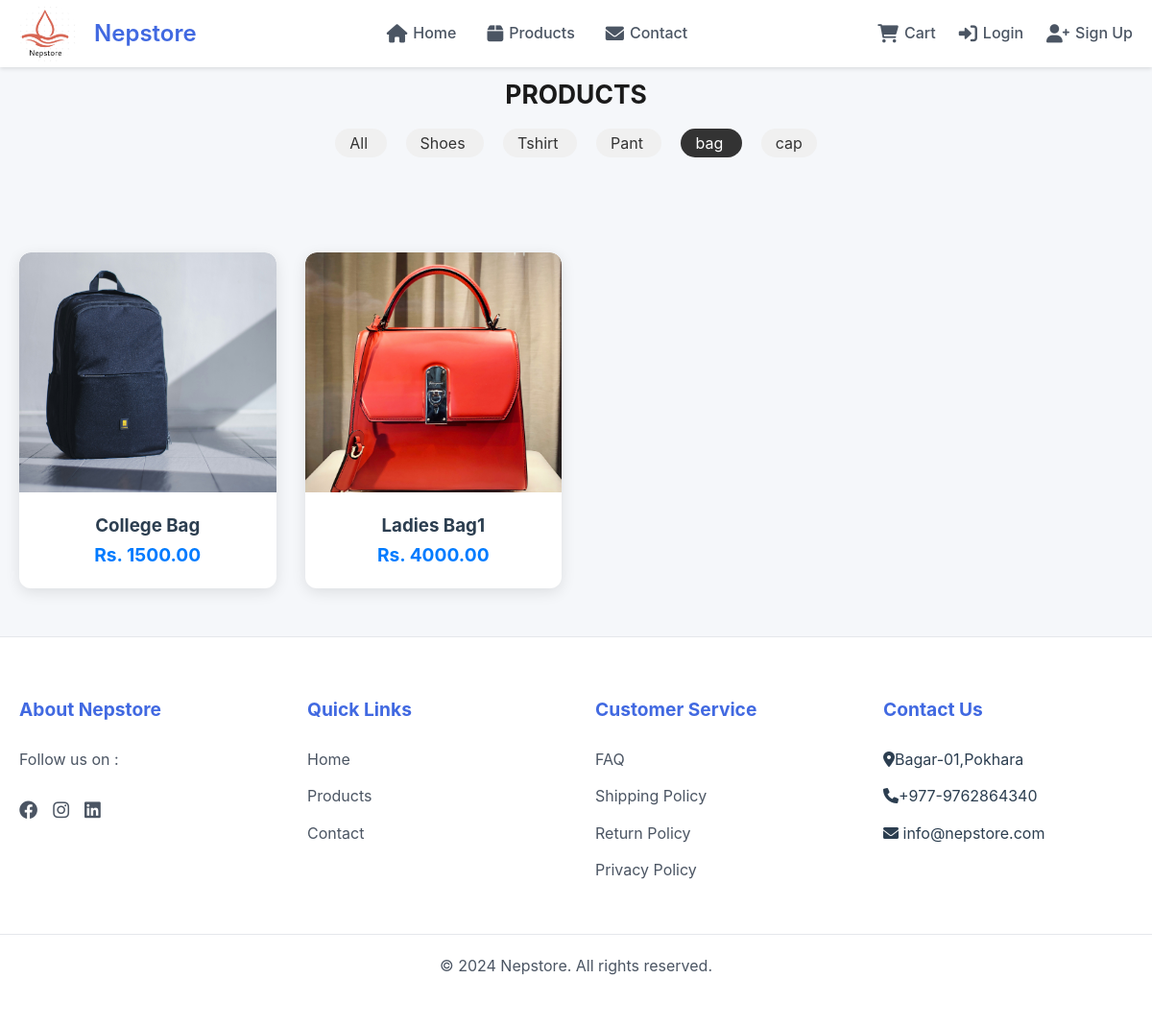
/products/?category=bag, run on the app's committed database.
### nepmart/models.py (models this page shows, shortened)
class Category(models.Model):
    name = models.CharField(max_length=100)
    slug = models.SlugField(unique=True, blank=True, null=True)
    class Meta:
        verbose_name_plural = 'Categories'

class Product(models.Model):
    name = models.CharField(max_length=200)
    slug = models.SlugField(unique=True, blank=True, null=True)
    category = models.ForeignKey(Category, on_delete=models.SET_NULL, null=True, blank=True, related_name='products')
    image = models.ImageField(upload_to='products/')
    brand = models.CharField(max_length=100)
    price = models.DecimalField(max_digits=10, decimal_places=2)
    old_price = models.DecimalField(max_digits=10, decimal_places=2, null=True, blank=True)
    discount = models.IntegerField(null=True, blank=True)
    description = models.TextField()
    reviews = models.IntegerField(default=0)
    created_at = models.DateTimeField(auto_now_add=True)

### nepmart/views.py (the view)
# urls.py: path('products/', product_list, name='product_list'),
def product_list(request):
    category_slug = request.GET.get('category')
    products = Product.objects.all()
    categories = Category.objects.all()
    if category_slug:
        category = get_object_or_404(Category, slug=category_slug)
        products = products.filter(category=category)
    context = {
        'products': products,
        'categories': categories,
        'current_category': category_slug
    }
    return render(request, 'product.html', context)

### nepmart/templates/product.html
{% extends 'base.html' %}
{% load static %}
{% block content %}
<link rel="stylesheet" href="{% static 'css/product.css' %}">
<link rel="stylesheet" href="{% static 'css/category.css' %}">
{% include 'product_list.html' %}
{% endblock %}

### nepmart/templates/product_list.html
<div class="product-title"><h2>PRODUCTS</h2></div>
<div class="category-filters">
    <a href="{% url 'product_list' %}" class="category-link {% if not current_category %}active{% endif %}" style="text-decoration: none;">
      All
    </a>
    {% for category in categories %}
    <a href="{% url 'product_list' %}?category={{ category.slug }}" class="category-link {% if current_category == category.slug %}active{% endif %}">
        {{ category.name }}
    </a>
    {% endfor %}
</div>
<div class="product-container">
    {% for product in products %}
    <div class="product-card">
        <a href="{% url 'product_detail' product.id %}">
            <img src="{{ product.image.url }}" alt="{{ product.name }}" class="product-img">
            <div class="product-info">
                <h3>{{ product.name }}</h3>
                <p class="price">Rs. {{ product.price }}</p>
            </div>
        </a>
    </div>
    {% endfor %}
</div>

### nepmart/static/css/style.css (style rules this page uses)
:root { --primary-color: #4a90e2; --secondary-color: #f5f7fa; --text-color: #2c3e50; --light-gray: #eef2f7; --border-color: #e1e8ed; --success-color: #2ecc71; --error-color: #e74c3c; --shadow: 0 2px 10px rgba(0, 0, 0, 0.05); --transition: all 0.3s ease; }
* { margin: 0; padding: 0; box-sizing: border-box; }
body { font-family: 'Inter', -apple-system, BlinkMacSystemFont, 'Segoe UI', Roboto, sans-serif; line-height: 1.6; color: var(--text-color); background-color: var(--secondary-color); }

### nepmart/static/css/navbar.css (style rules this page uses)
* { margin: 0; padding: 0; box-sizing: border-box; }

### nepmart/static/css/home.css (style rules this page uses)
.product-card { background: white; border-radius: 12px; overflow: hidden; box-shadow: var(--shadow); transition: var(--transition); }
.product-info { padding: 20px; }
.product-title { font-size: 1.2rem; color: var(--text-color); margin-bottom: 10px; font-weight: 600; }

### nepmart/static/css/product.css (style rules this page uses)
.product-container { display: grid; grid-template-columns: repeat(auto-fill, minmax(250px, 1fr)); gap: 30px; max-width: 1200px; margin: 100px auto 50px; padding: 0 20px; }
.product-card { background: white; border-radius: 12px; box-shadow: 0 4px 15px rgba(0, 0, 0, 0.1); overflow: hidden; text-align: center; transition: all 0.3s ease; position: relative; display: flex; flex-direction: column; }
.product-card a { text-decoration: none; color: inherit; display: flex; flex-direction: column; height: 100%; }
.product-img { width: 100%; height: 250px; object-fit: cover; border-radius: 12px 12px 0 0; }
.product-info { padding: 20px; display: flex; flex-direction: column; flex-grow: 1; }
.product-title { font-size: 1.1rem; font-weight: 600; color: #1a1a1a; margin-bottom: 10px; line-height: 1.4; }
.price { color: #007bff; font-weight: 700; font-size: 1.2rem; margin-top: auto; }

### nepmart/static/css/category.css (style rules this page uses)
.product-title { text-align: center; margin-top: 80px; margin-bottom: 0; font-weight: 900; }
.category-filters { text-align: center; margin: 20px 0; }
.category-link { margin: 0 10px; padding: 5px 15px; text-decoration: none; color: #333; background-color: #f0f0f0; border-radius: 20px; }
.category-link.active { color: #fff; background-color: #333; }

### data on the page
Category: name "Shoes"
Category: name "Tshirt"
Category: name "Pant"
Category: name "bag"
Category: name "cap"
Product: image (picture), name "College Bag", price "1500.00"
Product: image (picture), name "Ladies Bag1", price "4000.00"
